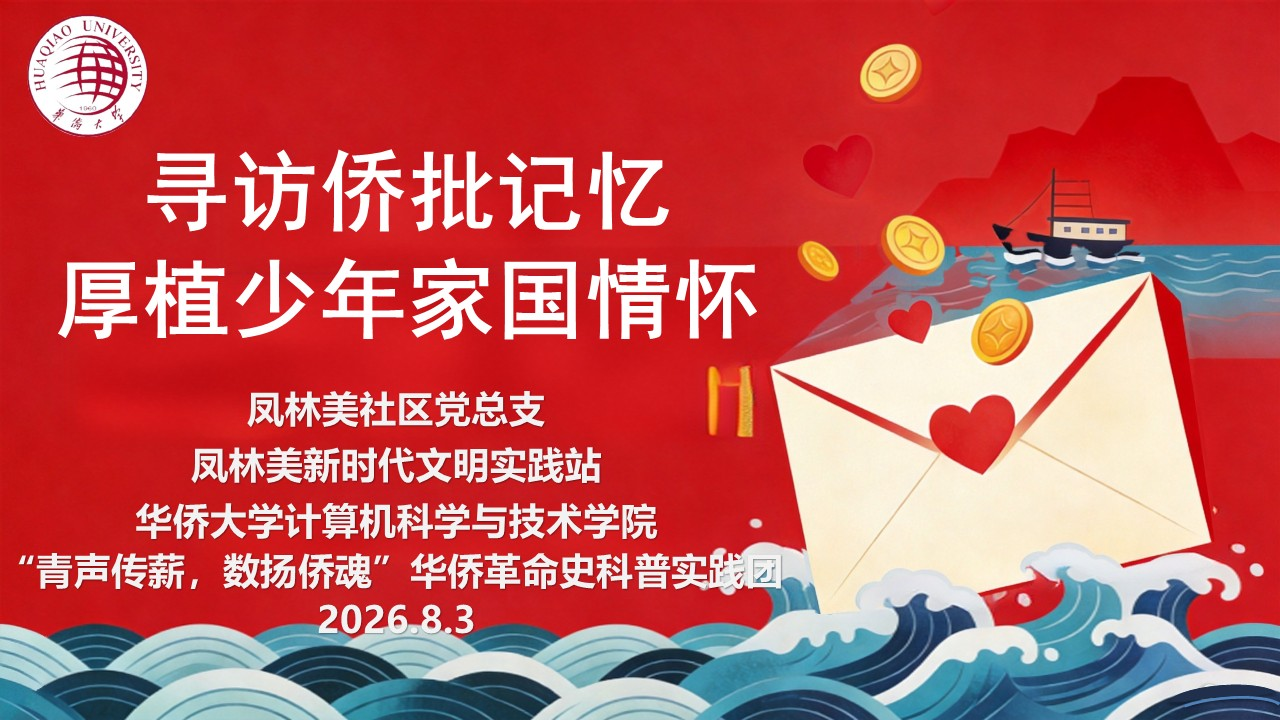
#> input picture work/ppt_slides/qiaopi/slide-01.jpg, 1280 x 720 px, given in place of P1025904.JPG, which was not available
$ python prepare_web_assets.py
#> lines starting #> are read from the running program, lines starting #| are printed output that depends on the picture
from pathlib import Path
from zipfile import ZipFile

from PIL import Image, ImageOps


PROJECT = Path(r"C:\Users\29969\Documents\Codex\2026-08-11\ui-ux-ai-1-ppt-gis")
PHOTO_SOURCE = Path(r"C:\Users\29969\Desktop\社会实践\以数为媒，传扬侨魂 调研照片")
LOGO_SOURCE = Path(r"C:\Users\29969\Desktop\社会实践\团队logo.png")

PHOTO_NAMES = [
    "P1025904.JPG",
    "P1025907.JPG",
    "P1025908.JPG",
    "P1025923.JPG",
    "P1025924.JPG",
    "P1025926.JPG",
    "P1025928.JPG",
    "P1025929.JPG",
    "P1025930.JPG",
    "P1025931.JPG",
    "P1025932.JPG",
    "P1025938.JPG",
    "P1025939.JPG",
    "P1025940.JPG",
    "P1025942.JPG",
    "P1025943.JPG",
    "P1025945.JPG",
    "P1025950.JPG",
]


def resized(image: Image.Image, longest_edge: int) -> Image.Image:
    width, height = image.size
    scale = min(1.0, longest_edge / max(width, height))
    if scale == 1.0:
        return image.copy()
    size = (round(width * scale), round(height * scale))
    return image.resize(size, Image.Resampling.LANCZOS)


def save_webp(source: Path, target: Path, longest_edge: int, quality: int) -> None:
#> called with longest_edge = 1800, quality = 84
    target.parent.mkdir(parents=True, exist_ok=True)
    with Image.open(source) as raw:
#> raw is the input picture: PIL image 1280x720 RGB; mean R, G, B 193.8, 89.6, 90.9
        image = ImageOps.exif_transpose(raw).convert("RGB")
        image = resized(image, longest_edge)
        image.save(target, "WEBP", quality=quality, method=6)


def prepare_photos() -> None:
    target_dir = PROJECT / "public" / "images" / "museum"
    for index, name in enumerate(PHOTO_NAMES, start=1):
        source = PHOTO_SOURCE / name
        stem = f"museum-{index:02d}"
        save_webp(source, target_dir / f"{stem}.webp", 1800, 84)
        save_webp(source, target_dir / f"{stem}-thumb.webp", 760, 76)
#> call 2 of resized, with longest_edge = 760
#> in resized (call 2), `return image.resize(size, Image.Resampling.LANCZOS)`:
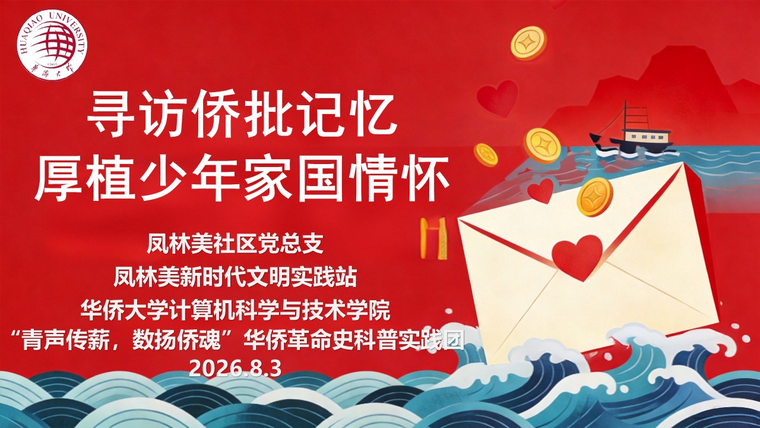
#> returned value: PIL image 760x428 RGB; mean R, G, B 193.7, 89.5, 90.8
#> pass 2 of the loop in prepare_photos, `for index, name in enumerate(PHOTO_NAMES, start=1):`:
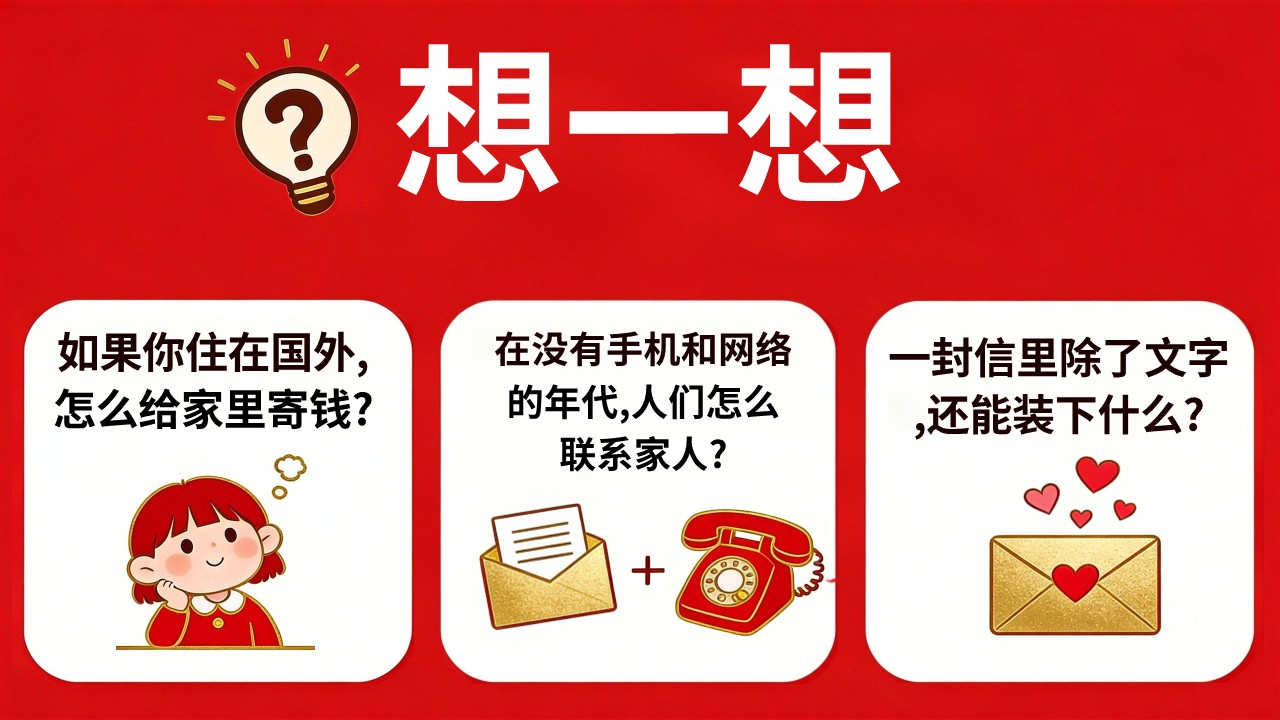
#> input picture work/ppt_slides/qiaopi/slide-02.jpg, 1280 x 720 px, given in place of P1025907.JPG, which was not available
#> in save_webp, raw is the input picture: PIL image 1280x720 RGB; mean R, G, B 220.3, 119.9, 116.6
#> in resized (call 4), `return image.resize(size, Image.Resampling.LANCZOS)`:
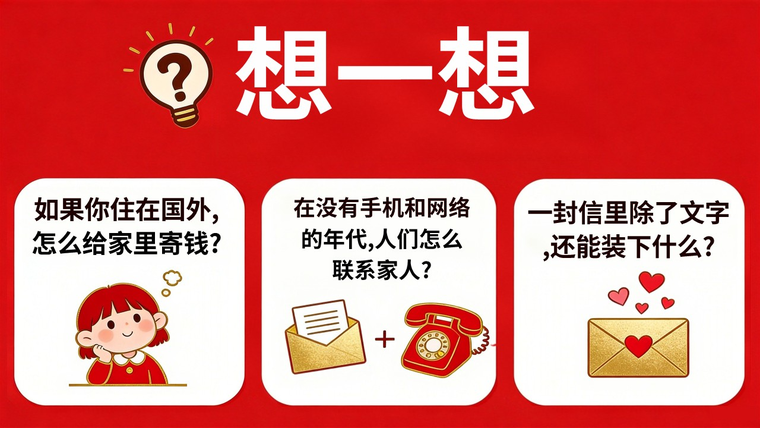
#> returned value: PIL image 760x428 RGB; mean R, G, B 220.1, 119.8, 116.7


# [65 lines left out: functions prepare_covers_and_logo, extract_video, prepare_videos, prepare_slide_previews, not called in this run]


if __name__ == "__main__":
#> (the run stopped early here; a loop or call above may not have finished)
